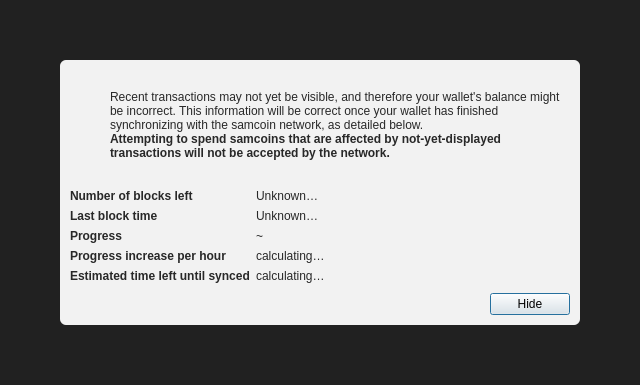
<?xml version="1.0" encoding="UTF-8"?>
<ui version="4.0">
 <class>ModalOverlay</class>
 <widget class="QWidget" name="ModalOverlay">
  <property name="geometry">
   <rect>
    <x>0</x>
    <y>0</y>
    <width>640</width>
    <height>385</height>
   </rect>
  </property>
  <property name="windowTitle">
   <string>Form</string>
  </property>
  <layout class="QVBoxLayout" name="verticalLayout" stretch="0">
   <property name="sizeConstraint">
    <enum>QLayout::SetDefaultConstraint</enum>
   </property>
   <property name="leftMargin">
    <number>0</number>
   </property>
   <property name="topMargin">
    <number>0</number>
   </property>
   <property name="rightMargin">
    <number>0</number>
   </property>
   <property name="bottomMargin">
    <number>0</number>
   </property>
   <item>
    <widget class="QWidget" name="bgWidget" native="true">
     <property name="styleSheet">
      <string notr="true">#bgWidget { background: rgba(0,0,0,220); }</string>
     </property>
     <layout class="QVBoxLayout" name="verticalLayoutMain" stretch="1">
      <property name="leftMargin">
       <number>60</number>
      </property>
      <property name="topMargin">
       <number>60</number>
      </property>
      <property name="rightMargin">
       <number>60</number>
      </property>
      <property name="bottomMargin">
       <number>60</number>
      </property>
      <item>
       <widget class="QWidget" name="contentWidget" native="true">
        <property name="styleSheet">
         <string notr="true">#contentWidget { background: rgba(255,255,255,240); border-radius: 6px; }

QLabel { color: rgb(40,40,40);  }</string>
        </property>
        <layout class="QVBoxLayout" name="verticalLayoutSub" stretch="1,0,0,0">
         <property name="spacing">
          <number>0</number>
         </property>
         <property name="leftMargin">
          <number>10</number>
         </property>
         <property name="topMargin">
          <number>10</number>
         </property>
         <property name="rightMargin">
          <number>10</number>
         </property>
         <property name="bottomMargin">
          <number>10</number>
         </property>
         <item>
          <layout class="QHBoxLayout" name="horizontalLayoutIconText" stretch="0,1">
           <property name="topMargin">
            <number>20</number>
           </property>
           <item>
            <layout class="QVBoxLayout" name="verticalLayoutIcon">
             <property name="leftMargin">
              <number>0</number>
             </property>
             <item>
              <widget class="QPushButton" name="warningIcon">
               <property name="enabled">
                <bool>false</bool>
               </property>
               <property name="text">
                <string/>
               </property>
               <property name="icon">
                <iconset>
                 <normaloff>:/icons/warning</normaloff>
                 <disabledoff>:/icons/warning</disabledoff>:/icons/warning</iconset>
               </property>
               <property name="iconSize">
                <size>
                 <width>48</width>
                 <height>48</height>
                </size>
               </property>
               <property name="flat">
                <bool>true</bool>
               </property>
              </widget>
             </item>
             <item>
              <spacer name="verticalSpacerWarningIcon">
               <property name="orientation">
                <enum>Qt::Vertical</enum>
               </property>
               <property name="sizeHint" stdset="0">
                <size>
                 <width>20</width>
                 <height>40</height>
                </size>
               </property>
              </spacer>
             </item>
            </layout>
           </item>
           <item>
            <layout class="QVBoxLayout" name="verticalLayoutInfoText">
             <property name="leftMargin">
              <number>0</number>
             </property>
             <property name="topMargin">
              <number>0</number>
             </property>
             <item>
              <widget class="QLabel" name="infoText">
               <property name="text">
                <string>Recent transactions may not yet be visible, and therefore your wallet's balance might be incorrect. This information will be correct once your wallet has finished synchronizing with the samcoin network, as detailed below.</string>
               </property>
               <property name="textFormat">
                <enum>Qt::RichText</enum>
               </property>
               <property name="wordWrap">
                <bool>true</bool>
               </property>
              </widget>
             </item>
             <item>
              <widget class="QLabel" name="infoTextStrong">
               <property name="font">
                <font>
                 <weight>75</weight>
                 <bold>true</bold>
                </font>
               </property>
               <property name="text">
                <string>Attempting to spend samcoins that are affected by not-yet-displayed transactions will not be accepted by the network.</string>
               </property>
               <property name="textFormat">
                <enum>Qt::RichText</enum>
               </property>
               <property name="wordWrap">
                <bool>true</bool>
               </property>
              </widget>
             </item>
             <item>
              <spacer name="verticalSpacerInTextSpace">
               <property name="orientation">
                <enum>Qt::Vertical</enum>
               </property>
               <property name="sizeHint" stdset="0">
                <size>
                 <width>20</width>
                 <height>40</height>
                </size>
               </property>
              </spacer>
             </item>
            </layout>
           </item>
          </layout>
         </item>
         <item>
          <spacer name="verticalSpacerAfterText">
           <property name="orientation">
            <enum>Qt::Vertical</enum>
           </property>
           <property name="sizeHint" stdset="0">
            <size>
             <width>20</width>
             <height>40</height>
            </size>
           </property>
          </spacer>
         </item>
         <item>
          <layout class="QFormLayout" name="formLayout">
           <property name="fieldGrowthPolicy">
            <enum>QFormLayout::FieldsStayAtSizeHint</enum>
           </property>
           <property name="horizontalSpacing">
            <number>6</number>
           </property>
           <property name="verticalSpacing">
            <number>6</number>
           </property>
           <property name="topMargin">
            <number>10</number>
           </property>
           <item row="0" column="0">
            <widget class="QLabel" name="labelNumberOfBlocksLeft">
             <property name="font">
              <font>
               <weight>75</weight>
               <bold>true</bold>
              </font>
             </property>
             <property name="text">
              <string>Number of blocks left</string>
             </property>
            </widget>
           </item>
           <item row="0" column="1">
            <widget class="QLabel" name="numberOfBlocksLeft">
             <property name="text">
              <string>Unknown…</string>
             </property>
            </widget>
           </item>
           <item row="1" column="0">
            <widget class="QLabel" name="labelLastBlockTime">
             <property name="font">
              <font>
               <weight>75</weight>
               <bold>true</bold>
              </font>
             </property>
             <property name="text">
              <string>Last block time</string>
             </property>
            </widget>
           </item>
           <item row="1" column="1">
            <widget class="QLabel" name="newestBlockDate">
             <property name="sizePolicy">
              <sizepolicy hsizetype="Maximum" vsizetype="Preferred">
               <horstretch>0</horstretch>
               <verstretch>0</verstretch>
              </sizepolicy>
             </property>
             <property name="text">
              <string>Unknown…</string>
             </property>
            </widget>
           </item>
           <item row="2" column="0">
            <widget class="QLabel" name="labelSyncDone">
             <property name="font">
              <font>
               <weight>75</weight>
               <bold>true</bold>
              </font>
             </property>
             <property name="text">
              <string>Progress</string>
             </property>
            </widget>
           </item>
           <item row="2" column="1">
            <layout class="QHBoxLayout" name="horizontalLayoutSync" stretch="0,1">
             <item>
              <widget class="QLabel" name="percentageProgress">
               <property name="text">
                <string notr="true">~</string>
               </property>
              </widget>
             </item>
            </layout>
           </item>
           <item row="4" column="0">
            <widget class="QLabel" name="labelProgressIncrease">
             <property name="font">
              <font>
               <weight>75</weight>
               <bold>true</bold>
              </font>
             </property>
             <property name="text">
              <string>Progress increase per hour</string>
             </property>
            </widget>
           </item>
           <item row="4" column="1">
            <widget class="QLabel" name="progressIncreasePerH">
             <property name="text">
              <string>calculating…</string>
             </property>
            </widget>
           </item>
           <item row="5" column="0">
            <widget class="QLabel" name="labelEstimatedTimeLeft">
             <property name="font">
              <font>
               <weight>75</weight>
               <bold>true</bold>
              </font>
             </property>
             <property name="text">
              <string>Estimated time left until synced</string>
             </property>
            </widget>
           </item>
           <item row="5" column="1">
            <widget class="QLabel" name="expectedTimeLeft">
             <property name="text">
              <string>calculating…</string>
             </property>
            </widget>
           </item>
          </layout>
         </item>
         <item>
          <layout class="QHBoxLayout" name="horizontalLayoutButtons">
           <property name="leftMargin">
            <number>10</number>
           </property>
           <property name="topMargin">
            <number>10</number>
           </property>
           <item>
            <spacer name="horizontalSpacer">
             <property name="orientation">
              <enum>Qt::Horizontal</enum>
             </property>
             <property name="sizeHint" stdset="0">
              <size>
               <width>40</width>
               <height>20</height>
              </size>
             </property>
            </spacer>
           </item>
           <item>
            <widget class="QPushButton" name="closeButton">
             <property name="text">
              <string>Hide</string>
             </property>
             <property name="shortcut">
              <string>Esc</string>
             </property>
             <property name="focusPolicy">
              <enum>Qt::StrongFocus</enum>
             </property>
             <property name="default">
              <bool>true</bool>
             </property>
            </widget>
           </item>
          </layout>
         </item>
        </layout>
       </widget>
      </item>
     </layout>
    </widget>
   </item>
  </layout>
 </widget>
 <resources/>
 <connections/>
</ui>
